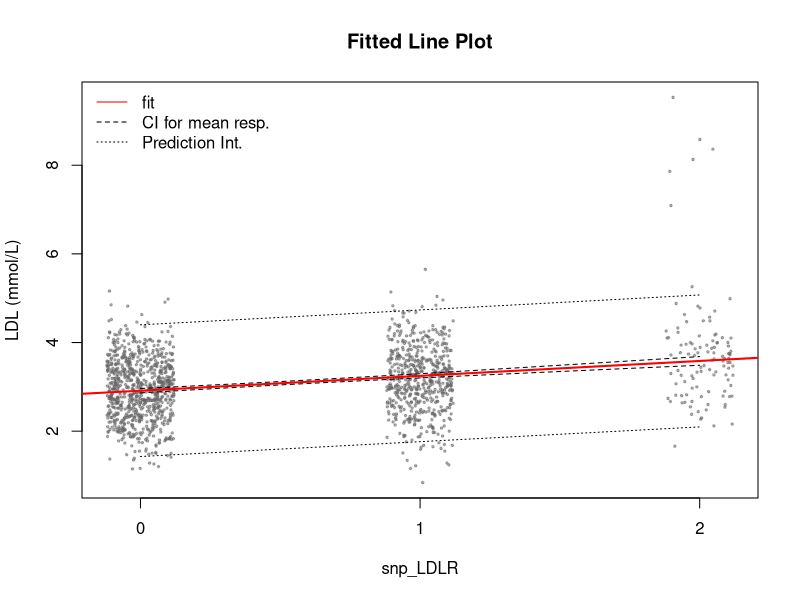
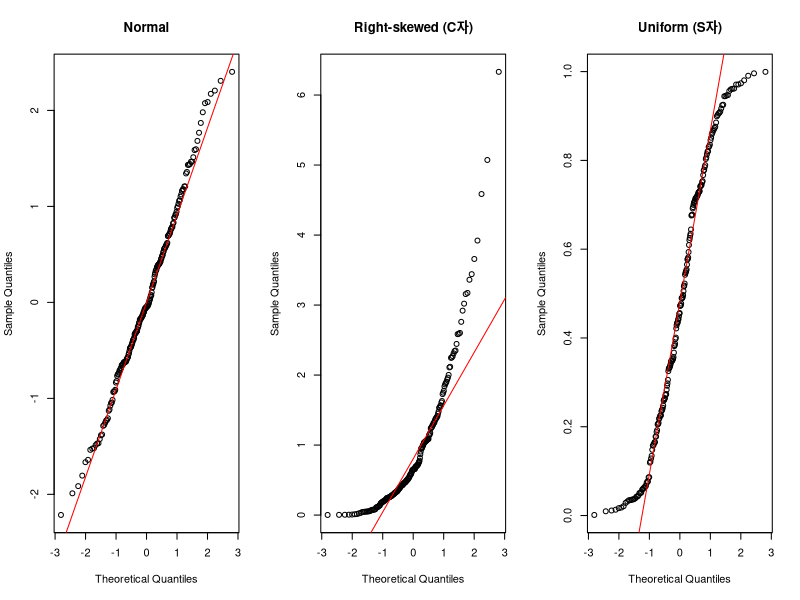
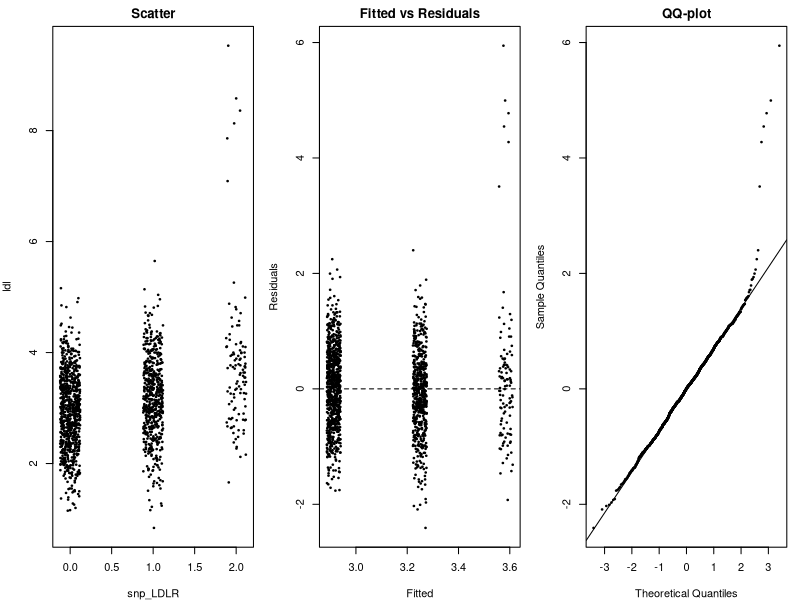

Source code (R) for these figures, in order:
## ---- chunk 1
#| label: setup
#| include: false
gw <- read.csv("data/gwas_cohort.csv")
model <- lm(ldl ~ snp_LDLR, data = gw)
## ---- chunk 2
#| label: predict-point
newdata <- data.frame(snp_LDLR = 2)
predict(model, newdata)
## ---- chunk 3
#| label: predict-var
x    <- gw$snp_LDLR
n    <- nrow(gw)
xbar <- mean(x)
Sxx  <- sum((x - xbar)^2)
mse  <- summary(model)$sigma^2

c(mean_resp = mse * (1/n + (2 - xbar)^2 / Sxx),       # 평균 반응
  new_obs   = mse * (1 + 1/n + (2 - xbar)^2 / Sxx))   # 새 관측치
## ---- chunk 4
#| label: predict-intervals
## 예측구간 (prediction)
predict(model, newdata, interval = "prediction", level = 0.99)
predict(model, newdata, interval = "prediction", level = 0.95)

## 신뢰구간 (confidence)
predict(model, newdata, interval = "confidence", level = 0.99)
predict(model, newdata, interval = "confidence", level = 0.95)
## ---- chunk 5
#| label: plot-bands
#| fig-cap: "적합선과 신뢰띠(점선)·예측띠(파선) — 점은 옆으로 흩뜨려 그림"
xs   <- seq(0, 2, length.out = 100)
grid <- data.frame(snp_LDLR = xs)
ci   <- predict(model, grid, interval = "confidence")
pi   <- predict(model, grid, interval = "prediction")

set.seed(1)
plot(jitter(gw$snp_LDLR, 0.6), gw$ldl, pch = 20, cex = 0.5,
     col = adjustcolor("grey40", 0.5), xaxt = "n",
     xlab = "snp_LDLR", ylab = "LDL (mmol/L)", main = "Fitted Line Plot")
axis(1, at = 0:2)
abline(model, col = "red", lwd = 2)
lines(xs, ci[, "lwr"], lty = 2); lines(xs, ci[, "upr"], lty = 2)
lines(xs, pi[, "lwr"], lty = 3); lines(xs, pi[, "upr"], lty = 3)
legend("topleft", legend = c("fit", "CI for mean resp.", "Prediction Int."),
       lty = c(1, 2, 3), col = c("red", "black", "black"), bty = "n")
## ---- chunk 6
#| label: qq-shapes
#| fig-cap: "정규 / 치우침 / 균등 — QQ-plot의 세 가지 전형"
#| fig-height: 3
set.seed(1)
z <- rnorm(200); e <- rexp(200); u <- runif(200)
par(mfrow = c(1, 3))
qqnorm(z, main = "Normal");            qqline(z, col = "red")
qqnorm(e, main = "Right-skewed (C자)"); qqline(e, col = "red")
qqnorm(u, main = "Uniform (S자)");      qqline(u, col = "red")
## ---- chunk 7
#| label: resid-plots
#| fig-cap: "산점도 / 적합값 대 잔차 / 잔차의 QQ-plot"
#| fig-width: 9
#| fig-height: 3.5
op <- par(mfrow = c(1, 3), mar = c(4, 4, 2, 1))
set.seed(1)
plot(jitter(gw$snp_LDLR, 0.6), gw$ldl, pch = 20, cex = 0.5,
     xlab = "snp_LDLR", ylab = "ldl", main = "Scatter")
plot(jitter(fitted(model), 0.4), residuals(model), pch = 20, cex = 0.5,
     xlab = "Fitted", ylab = "Residuals", main = "Fitted vs Residuals")
abline(h = 0, lty = 2)
qqnorm(residuals(model), pch = 20, cex = 0.5, main = "QQ-plot")
qqline(residuals(model))
par(op)
## ---- chunk 8
#| label: outliers
sr <- rstandard(model)
sum(abs(sr) > 2)                       # 기준 |r| > 2
round(2 * pnorm(-2) * nrow(gw), 1)     # 정규분포라면 기대되는 개수
## ---- chunk 9
#| label: outliers-extreme
round(qnorm(1 - 0.025 / nrow(gw)), 2)  # n에 맞춘 기준
big <- order(abs(sr), decreasing = TRUE)[1:8]
data.frame(iid = gw$iid[big], geno = gw$snp_LDLR[big],
           ldl = gw$ldl[big], rstd = round(sr[big], 2), row.names = NULL)
## ---- chunk 10
#| label: r2
summary(model)$r.squared
cor(gw$snp_LDLR, gw$ldl)^2   # rho^2 = R^2 확인
